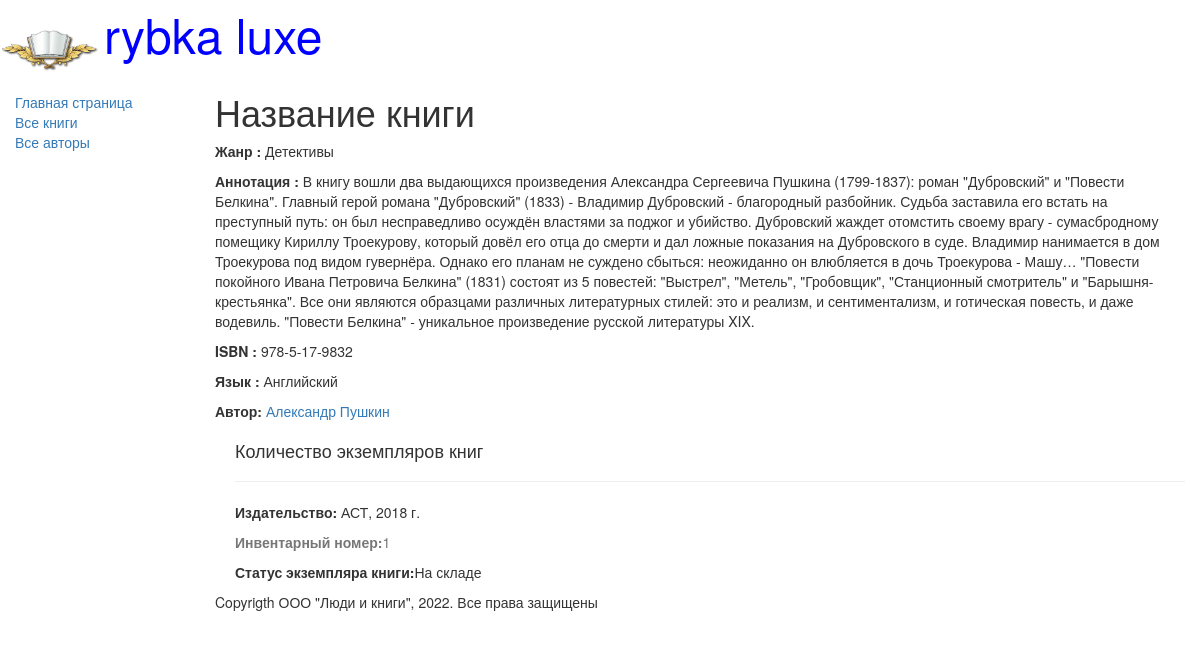
The page /book/4 on the database as committed earlier.
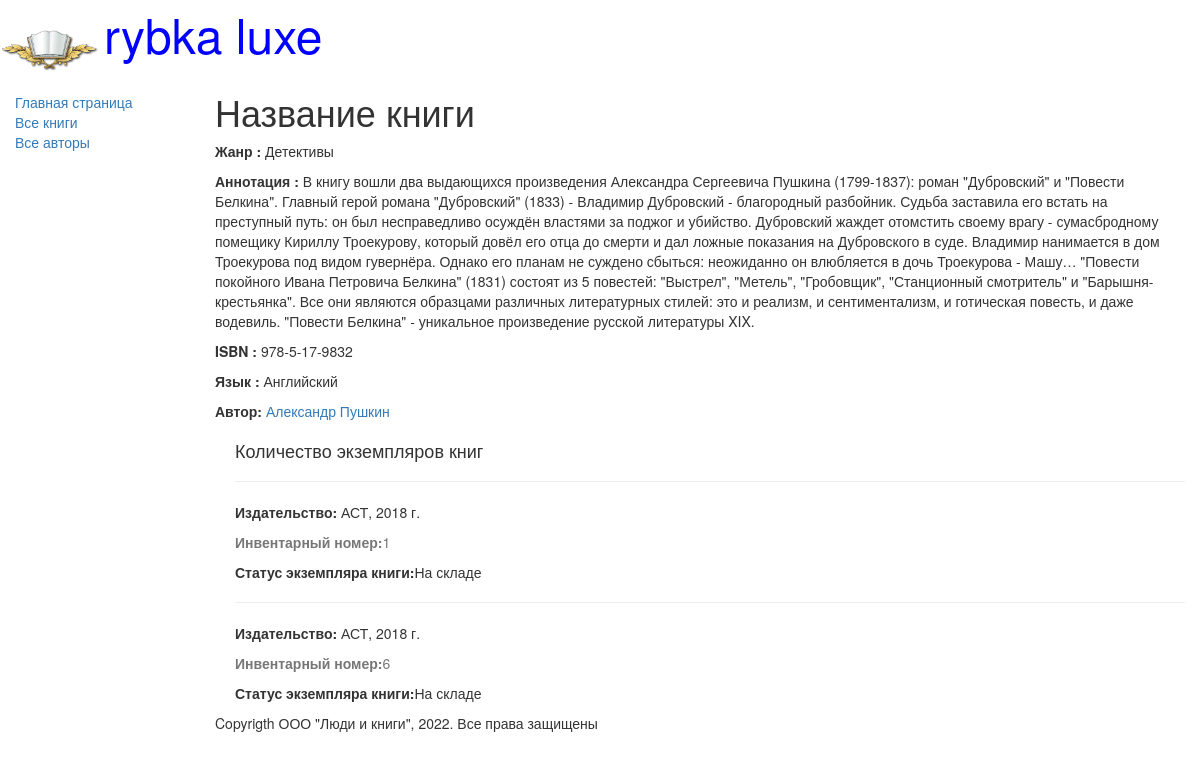
The same page on the database as committed later.
### catalog/models.py (models this page shows, shortened)
class Author(models.Model):
    first_name = models.CharField(max_length=100, help_text='Введите имя автора', verbose_name='Имя автора')
    last_name = models.CharField(max_length=100, help_text='Введите фамилию автора', verbose_name='Фамилия автора')
    date_of_birth = models.DateField(help_text='Введите дату рождения', verbose_name='Дата рождения',
                                     null=True, blank=True)
    date_of_death = models.DateField(help_text='Введите дату смерти', verbose_name='Дата смерти',
                                     null=True, blank=True)

class BookInstance(models.Model):
    book = models.ForeignKey('Book', on_delete=models.CASCADE, null=True)
    inv_nom = models.CharField(max_length=20, null=True, help_text='Введите инвентарный номер экземпляра',
                               verbose_name='Инвентарный номер')
    imprint = models.CharField(max_length=200, help_text='Введите издательство и год выпуска',
                               verbose_name='Издательство')
    status = models.ForeignKey('Status', on_delete=models.CASCADE, null=True, help_text='Изменить состояние экземпляра',
                               verbose_name='Статус экземпляра')
    due_back = models.DateField(null=True, blank=True, help_text='Введите конец срока статуса',
                                verbose_name='Дата окончания статуса')

class Status(models.Model):
    name = models.CharField(max_length=20, help_text='Введите статус экземпляра книги ',
                            verbose_name='Статус экземпляра книги')
    def __str__(self):
        return self.name

### catalog/views.py (the view)
# urls.py: url(r'^book/(?P<pk>\d+)$', views.BookDetailView.as_view(), name='book-detail'),
class BookDetailView(generic.DetailView):
    model = Book

### catalog/models.py (called while the page is built)
    def __str__(self):
        return self.name

    def __str__(self):
        return self.name

### catalog/templates/catalog/book_detail.html (shortened to what this page needs)
{%extends 'base_generic.html'%}
{%block content%}
<h1>Название книги</h1>
<p><strong>Жанр : </strong>{{book.genre}}</p>
<p><strong>Аннотация : </strong>{{book.summary}}</p>
<p><strong>ISBN : </strong>{{book.isbn}}</p>
<p><strong>Язык : </strong>{{book.language}}</p>
  {%for author in book.author.all%}
    <p><strong>Автор: </strong><a href="">{{author.first_name}} {{author.last_name}}</a></p>
  {%endfor%}
  <div style="margin-left: 20px; margin-top: 20px;">
    <h4>Количество экземпляров книг</h4>
      {% for copy in book.bookinstance_set.all%}
        <hr>
        <p><strong>Издательство: </strong>{{copy.imprint}}</p>
        <p class="text-muted"><strong>Инвентарный номер:</strong>{{copy.id}}</p>
        <p><strong>Статус экземпляра книги:</strong>{{copy.status}}</p>
      {%endfor%}
  </div>
{%endblock%}

Rows that differ between the two databases and show on the page:
added BookInstance: imprint "АСТ, 2018 г.", id "6", status "На складе"
